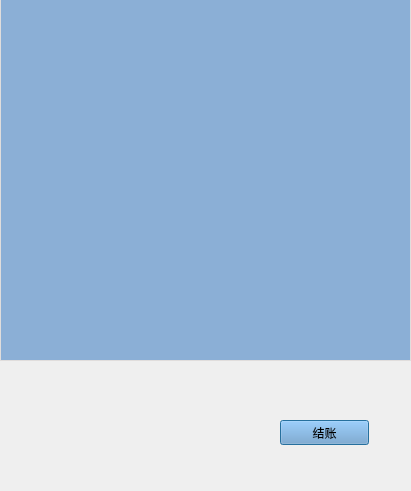
<?xml version="1.0" encoding="UTF-8"?>
<ui version="4.0">
 <class>Pay</class>
 <widget class="QDialog" name="Pay">
  <property name="geometry">
   <rect>
    <x>0</x>
    <y>0</y>
    <width>411</width>
    <height>491</height>
   </rect>
  </property>
  <property name="windowTitle">
   <string>Dialog</string>
  </property>
  <property name="styleSheet">
   <string notr="true">QDialog#Pay{
	background-image: url(:/images/memu1.jpg);
}</string>
  </property>
  <widget class="QTableView" name="orderview">
   <property name="geometry">
    <rect>
     <x>0</x>
     <y>-20</y>
     <width>411</width>
     <height>381</height>
    </rect>
   </property>
   <property name="styleSheet">
    <string notr="true">QTableView , QTableWidget{
    selection-background-color:#44c767;
 
background-color: rgb(114, 159, 207,80%);
    border:1px solid #E0DDDC;/*边框为1像素，灰色*/
    gridline-color:lightgray;/*这个是表格的格子线的颜色，为亮灰*/
}
QHeaderView::section{
    background-color:white;/*背景色 白色*/
    border:0px solid #E0DDDC;/*先把边框宽度设为0，即隐藏所有表头边框*/
    border-bottom:1px solid #E0DDDC;/*然后只显示下边框，因为上边框和左右边框是整个Table的边框，都显示会有2px的边框宽度*/
    height:20px;/*表头高度*/
}</string>
   </property>
  </widget>
  <widget class="QPushButton" name="payptn">
   <property name="geometry">
    <rect>
     <x>280</x>
     <y>420</y>
     <width>89</width>
     <height>25</height>
    </rect>
   </property>
   <property name="palette">
    <palette>
     <active>
      <colorrole role="Button">
       <brush brushstyle="SolidPattern">
        <color alpha="255">
         <red>114</red>
         <green>159</green>
         <blue>207</blue>
        </color>
       </brush>
      </colorrole>
     </active>
     <inactive>
      <colorrole role="Button">
       <brush brushstyle="SolidPattern">
        <color alpha="255">
         <red>114</red>
         <green>159</green>
         <blue>207</blue>
        </color>
       </brush>
      </colorrole>
     </inactive>
     <disabled>
      <colorrole role="Button">
       <brush brushstyle="SolidPattern">
        <color alpha="255">
         <red>114</red>
         <green>159</green>
         <blue>207</blue>
        </color>
       </brush>
      </colorrole>
     </disabled>
    </palette>
   </property>
   <property name="text">
    <string>结账</string>
   </property>
  </widget>
 </widget>
 <resources/>
 <connections/>
</ui>
